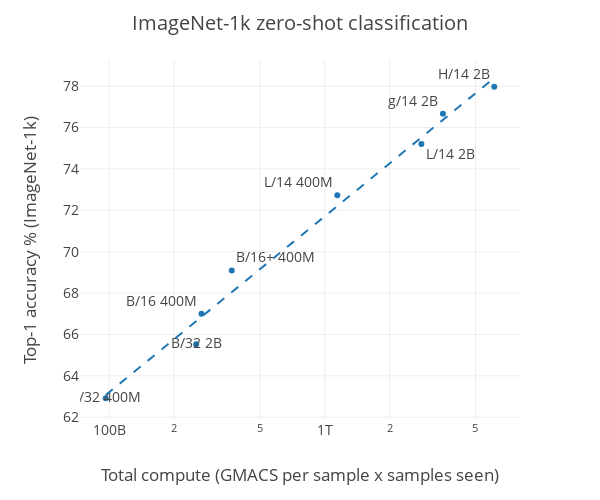

Notebook code for this chart:
### Code cell
import plotly.express as px
#target = "vtab+"
target = "imagenet1k"
pretty = {
    "vtab+": "VTAB+",
    "imagenet1k": "ImageNet-1k"
}[target]
slug = {
    "vtab+": "vtab_plus",
    "imagenet1k": "ImageNet1k"
}[target]
metric = {
    "vtab+": "Avg. top-1 accuracy",
    "imagenet1k": "Top-1 accuracy",
}[target]
df_target = df[df.dataset==target].copy()
df_target = df_target[~df_target["model_fullname"].str.contains("openai")]

fig = px.scatter(
    data_frame=df_target, 
    x='gmacs_total',
    y='acc1', 
    text="model_fullname_pretty", 
    log_x=True, log_y=False,
    hover_name=df_target.index,
    trendline='ols',
    trendline_options=dict(log_x=True, log_y=False),
    height=500,
    width=600,
    template="none",
    #range_x=[85*10**9, 1200*10**9],
    #range_x=[80*10**9, 3000*10**9],
)
if target == "vtab+":
    #fig.update_traces(textposition=('top left', 'top left', 'top left', 'top left', 'top right')) - previous fig
    fig.update_traces(textposition=('top left','top left', 'top left', 'top left', 'top left', 'top right')) #  new fig
else:
    fig.update_traces(textposition=('top left', 'top left', 'top left', 'bottom right', 'top right', 'top left'))
fig.update_layout(
    title_text=f'{pretty} zero-shot classification', 
    title_x=0.5, 
    xaxis_title='Total compute (GMACS per sample x samples seen)', 
    yaxis_title=f'{metric} % ({pretty})',
    font=dict(
         size=14,
    )
)
fig.data[1].line.dash = 'dash'
fig.write_image(f"gmacs_vs_top1_{slug}.pdf")
fig.show()

### Figure 1 — Plotly figure (JSON) as saved in the notebook; plotly's stock layout.template omitted (floating-point values rounded to 4 significant figures)
{"data": [{"hovertemplate": "<b>%{hovertext}</b><br><br>gmacs_total=%{x}<br>acc1=%{y}<br>model_fullname_pretty=%{text}<extra></extra>", "hovertext": [2, 47, 112, 175, 212, 266, 361, 427], "legendgroup": "", "marker": {"color": "#1F77B4", "symbol": "circle"}, "mode": "markers+text", "name": "", "orientation": "v", "showlegend": false, "text": ["g/14 2B", "H/14 2B", "L/14 400M", "L/14 2B", "B/16+ 400M", "B/16 400M", "B/32 400M", "B/32 2B"], "textposition": ["top left", "top left", "top left", "bottom right", "top right", "top left"], "type": "scatter", "x": [3532491000000, 6111040000000, 1144000000000.0, 2807360000000, 370300000000.0, 268100000000.0, 96460000000.0, 253400000000.0], "xaxis": "x", "y": [76.66, 77.97, 72.73, 75.2, 69.09, 67.0, 62.92, 65.53], "yaxis": "y"}, {"hovertemplate": "<b>OLS trendline</b><br>acc1 = 8.50272 * log10(gmacs_total) + -30.321<br>R<sup>2</sup>=0.985982<br><br>gmacs_total=%{x}<br>acc1=%{y} <b>(trend)</b><extra></extra>", "legendgroup": "", "line": {"dash": "dash"}, "marker": {"color": "#1F77B4", "symbol": "circle"}, "mode": "lines", "name": "", "showlegend": false, "textposition": ["top left", "top left", "top left", "bottom right", "top right", "top left"], "type": "scatter", "x": [96460000000.0, 253400000000.0, 268100000000.0, 370300000000.0, 1144000000000.0, 2807360000000, 3532491000000, 6111040000000], "xaxis": "x", "y": [63.08, 66.64, 66.85, 68.04, 72.21, 75.52, 76.37, 78.4], "yaxis": "y"}], "layout": {"font": {"size": 14}, "height": 500, "legend": {"tracegroupgap": 0}, "margin": {"t": 60}, "title": {"text": "ImageNet-1k zero-shot classification", "x": 0.5}, "width": 600, "xaxis": {"anchor": "y", "autorange": true, "domain": [0, 1], "range": [10.86, 12.91], "title": {"text": "Total compute (GMACS per sample x samples seen)"}, "type": "log"}, "yaxis": {"anchor": "x", "autorange": true, "domain": [0, 1], "range": [61.87, 79.27], "title": {"text": "Top-1 accuracy % (ImageNet-1k)"}, "type": "linear"}}}
